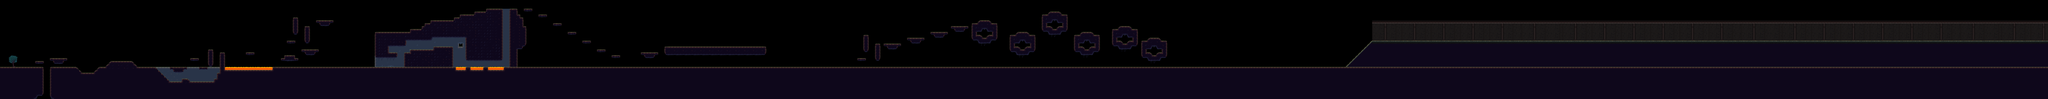

Tiled map render using the project's own tile images. Description and the map definition, with tile-layer contents summarised, below:
An orthogonal 700x34 tile map with 32x32 px tiles, 2 tile layers (Calque de Tuiles 2, Calque de Tuiles 1), 5 tilesets and 42 objects.

<map version="1.10" tiledversion="1.12.0" orientation="orthogonal" renderorder="right-down" width="700" height="34" tilewidth="32" tileheight="32" infinite="0" nextlayerid="5" nextobjectid="45">
 <tileset firstgid="1" name="SS tiles" tilewidth="32" tileheight="32" tilecount="1089" columns="33">
  <image source="./textures/basic.png" width="1056" height="1056" />
 </tileset>
 <tileset firstgid="1106" name="Castle" tilewidth="32" tileheight="32" tilecount="2560" columns="64">
  <image source="./textures/PixelPlatformerSet.png" width="2048" height="1280" />
 </tileset>
 <tileset firstgid="3666" name="castle 2" tilewidth="32" tileheight="32" tilecount="2560" columns="64">
  <image source="./textures/PixelPlatformerSet.png" width="2048" height="1280" />
 </tileset>
 <tileset firstgid="6226" name="lava" tilewidth="32" tileheight="32" tilecount="4" columns="4">
  <image source="./textures/NicePng_lava.png" width="150" height="32" />
 </tileset>
 <tileset firstgid="7319" source="SS_tiles.tsx" />
 <layer id="2" name="Calque de Tuiles 2" width="700" height="34">
  <data>[23800 cells, 2859 non-empty, 68 distinct tile ids]</data>
 </layer>
 <layer id="1" name="Calque de Tuiles 1" width="700" height="34">
  <data>[23800 cells, 11207 non-empty, 280 distinct tile ids]</data>
 </layer>
 <objectgroup id="3" name="ground">
  <object id="1" x="0.5" y="736.5" width="475.75" height="351.167" />
  <object id="4" x="544.5" y="735.5">
   <polygon points="0,0 287.136,0.318182 351.375,64.625 479.25,64.5 543.5,0.318182 607.318,0.5 672.5,-64 895.25,-63.5 959.5,0.375 1152.5,0 1311.32,160.318 1439.83,161.167 1439.83,128.5 1503.83,127.833 1534.83,159.167 1791.75,160.75 1791.5,129 1823.38,128.5 1823.5,64.1667 1855.17,63.8333 1858.38,63.875 1860.75,-159.625 1914.44,-159.5 1917.88,32.375 2437.05,32.5909 2437.23,0.590909 3875,0.5 3874,-159.5 3935.25,-159.5 3935.5,-191.25 4194.5,-191.75 4195,-223.25 4410.86,-223.318 4412.5,0.227273 4442.68,0.409091 4442.59,32.2273 4548.95,32.8636 4549.14,0.136364 4602.05,0.318182 4601.68,32.1364 4740.25,32.75 4740.5,0.375 4794,0.625 4793.88,32.125 4965.25,32.75 4965.5,0.375 5026.31,0.5625 5029.23,-639.409 5119.5,-639.5 5119.5,-575.5 5151.5,-575.5 5151.5,-543.5 5183.5,-543.5 5183.5,-447.5 5215.5,-447.5 5215.5,-223.5 5183.5,-223.5 5183.5,-191.5 5119.5,-191.5 5119.5,0.5 14175.5,0.5 14463.5,-287.5 21855.5,-287.5 21855.5,352.5 -0.5,352.5" />
  </object>
  <object id="5" x="4096" y="352">
   <polygon points="0,0 0,288 256,288 256,224 160,224 160,160 352,160 352,96 640,96 640,64 992,64 992,320 1408,320 1408,-256 1216,-256 1216,-224 1088,-224 1088,-192 928,-192 928,-160 864,-160 864,-128 608,-128 608,-96 544,-96 544,-64 512,-64 512,-32 384,-32 384,0" />
  </object>
  <object id="6" x="3456" y="224">
   <polygon points="0,0 0,32 32,32 32,64 160,64 160,32 192,32 192,0" />
  </object>
  <object id="7" x="3333.5" y="288">
   <polygon points="0,0 53.25,0.25 53.5,191 -0.75,191.25" />
  </object>
  <object id="8" x="3136" y="448">
   <polygon points="0,0 96,0 96,32 0,32" />
  </object>
  <object id="9" x="3296" y="544">
   <polygon points="0,0 192,0 192,32 160,32 128,64 64,64 32,32 0,32" />
  </object>
  <object id="10" x="3072" y="672">
   <polygon points="0,0 192,0 192,-32 160,-32 160,-64 32,-64 32,-32 0,-32" />
  </object>
  <object id="11" x="3260" y="192.182">
   <polygon points="0,0 -0.363636,191.091 -56.5455,191.455 -55.2727,-0.363636" />
  </object>
  <object id="12" x="2688" y="576">
   <polygon points="0,0 96,0 96,32 0,32 0,0" />
  </object>
  <object id="13" x="1856" y="736">
   <polygon points="0,0 0,32 32,32 64,64 128,64 160,32 192,32 192,0" />
  </object>
  <object id="14" x="2176" y="736">
   <polygon points="0,0 96,0 96,32 0,32" />
  </object>
  <object id="15" x="2080" y="640">
   <polygon points="0,0 96,0 96,32 0,32" />
  </object>
  <object id="16" x="2277" y="544">
   <polygon points="0,0 -1.25,160 27,192 55,160.5 54.25,0" />
  </object>
  <object id="17" x="384" y="672">
   <polygon points="0,0 0,32 96,32 96,0 0,0" />
  </object>
  <object id="18" x="544" y="640">
   <polygon points="0,0 0,32 32,32 64,64 128,64 160,32 192,32 192,0" />
  </object>
  <object id="23" x="5728" y="96">
   <polygon points="0,0 96,0 96,32 0,32" />
  </object>
  <object id="24" x="5888" y="160">
   <polygon points="0,0 96,0 96,32 0,32 0,0" />
  </object>
  <object id="25" x="6048" y="256">
   <polygon points="0,0 96,0 96,32 0,32" />
  </object>
  <object id="26" x="6208" y="352">
   <polygon points="0,0 96,0 96,32 0,32 0,0" />
  </object>
  <object id="27" x="6368" y="448">
   <polygon points="0,0 96,0 96,32 0,32" />
  </object>
  <object id="28" x="6528" y="544">
   <polygon points="0,0 96,0 96,32 0,32 0,0" />
  </object>
  <object id="29" x="6688" y="608">
   <polygon points="0,0 96,0 96,32 32,32 0,32" />
  </object>
  <object id="30" x="7008" y="576">
   <polygon points="0,0 0,32 32,32 64,64 128,64 160,32 192,32 192,0 0,0" />
  </object>
  <object id="31" x="7264" y="512">
   <polygon points="0,0 0,64 32,96 1088,96 1120,64 1120,0" />
  </object>
  <object id="32" x="9376" y="640">
   <polygon points="0,0 0,32 96,32 96,0" />
  </object>
  <object id="33" x="9446" y="384">
   <polygon points="0,0 -1.33333,160.667 26,192 53.6667,161.667 52.6667,0" />
  </object>
  <object id="34" x="9574" y="481">
   <polygon points="0,0 -1.66667,158.667 26,191 54,159.333 52.3333,-1" />
  </object>
  <object id="35" x="9664" y="480">
   <polygon points="0,0 0,32 32,32 64,64 128,64 160,32 192,32 192,0" />
  </object>
  <object id="36" x="9920" y="416">
   <polygon points="0,0 0,32 32,32 64,64 128,64 160,32 192,32 192,0" />
  </object>
  <object id="37" x="10176" y="352">
   <polygon points="0,0 0,32 32,32 64,64 128,64 160,32 192,32 192,0" />
  </object>
  <object id="38" x="10400" y="288">
   <polygon points="0,0 0,32 32,32 64,64 160,64 160,32 192,32 192,0" />
  </object>
  <object id="39" x="10624" y="256">
   <polygon points="0,0 0,160 32,192 64,192 96,224 192,224 224,192 256,192 288,160 288,0 224,0 192,-32 96,-32 64,0" />
  </object>
  <object id="40" x="11040" y="384">
   <polygon points="0,0 0,160 32,192 64,192 96,224 192,224 224,192 256,192 288,160 288,0 224,0 192,-32 96,-32 64,0" />
  </object>
  <object id="41" x="11392" y="160">
   <polygon points="0,0 0,160 32,192 64,192 96,224 192,224 224,192 256,192 288,160 288,0 224,0 192,-32 96,-32 64,0" />
  </object>
  <object id="42" x="11744" y="384">
   <polygon points="0,0 0,160 32,192 64,192 96,224 192,224 224,192 256,192 288,160 288,0 224,0 192,-32 96,-32 64,0" />
  </object>
  <object id="43" x="12160" y="320">
   <polygon points="0,0 0,160 32,192 64,192 96,224 192,224 224,192 256,192 288,160 288,0 224,0 192,-32 96,-32 64,0" />
  </object>
  <object id="44" x="12480" y="448">
   <polygon points="0,0 0,160 32,192 64,192 96,224 192,224 224,192 256,192 288,160 288,0 224,0 192,-32 96,-32 64,0" />
  </object>
 </objectgroup>
 <objectgroup id="4" name="lava">
  <object id="19" x="2464" y="736">
   <polygon points="0,0 517.636,-0.0909091 517.455,31.8182 0,32" />
  </object>
  <object id="20" x="4987.19" y="735.938">
   <polygon points="0,0 -0.125,31.75 106.25,32.4375 106.446,-0.315278" />
  </object>
  <object id="21" x="5146.53" y="735.828">
   <polygon points="0,0 -0.359375,31.7656 138.202,32.4163 138.447,0.105208" />
  </object>
  <object id="22" x="5338.5" y="736.141">
   <polygon points="0,0 -0.125,31.4766 171.203,32.1094 171.516,-0.28125" />
  </object>
 </objectgroup>
</map>
